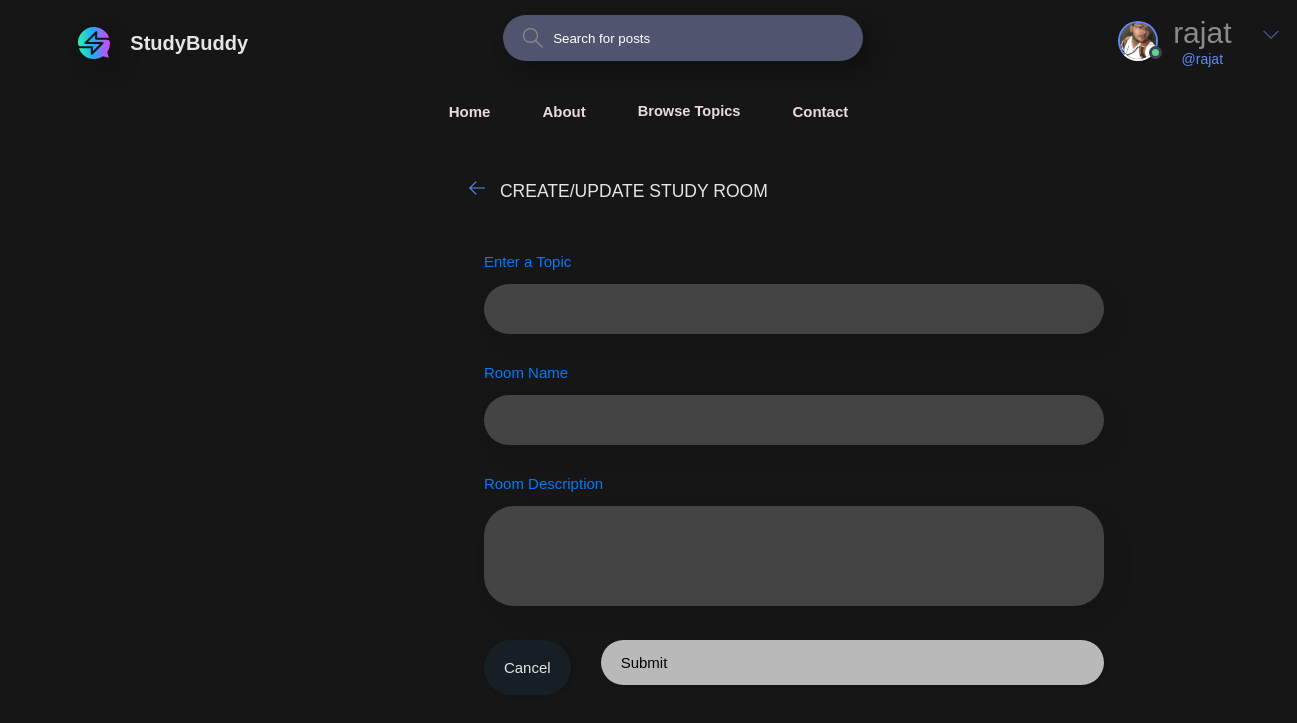
The page /create-room/ (signed in) on the database its author committed.
### base/models.py (models this page shows)
class User(AbstractUser):
    name = models.CharField(max_length=200, null=True)
    email = models.EmailField(unique=True, null=True)
    bio = models.TextField(null=True)
    avatar = models.ImageField(null=True, default="avatar.svg")
    USERNAME_FIELD = 'email'
    REQUIRED_FIELDS = []

### base/views.py (the view, shortened to what this page needs)
# urls.py: path('create-room/', views.createRoom, name="create-room"),
@login_required(login_url='login')
def createRoom(request):
    form = RoomForm()
    topics = Topic.objects.all()
    context = {'form': form, 'topics': topics}
    return render(request, 'base/room_form.html', context)

### base/forms.py
class RoomForm(ModelForm):
    class Meta:
        model = Room
        fields = '__all__'
        exclude = ['host', 'participants']

### base/templates/base/room_form.html (shortened to what this page needs)
{% extends 'main.html' %}
{% block content %}
<main class="create-room layout">
  <div class="container">
    <div class="layout__box">
      <div class="layout__boxHeader">
        <div class="layout__boxTitle">
          <a href="{{request.META.HTTP_REFERER}}">
            <svg version="1.1" xmlns="http://www.w3.org/2000/svg" width="32" height="32" viewBox="0 0 32 32">
              <title>arrow-left</title>
              <path
                d="M13.723 2.286l-13.723 13.714 13.719 13.714 1.616-1.611-10.96-10.96h27.625v-2.286h-27.625l10.965-10.965-1.616-1.607z">
              </path>
            </svg>
          </a>
          <h3>Create/Update Study Room</h3>
        </div>
      </div>
      <div class="layout__body">
        <form class="form" action="" method="POST">
          <div class="form__group">
            <label for="room_topic">Enter a Topic</label>
            <input required type="text" value="{{room.topic.name}}" name="topic" list="topic-list" />
          </div>
          <div class="form__group">
            <label for="room_name">Room Name</label>
            {{form.name}}
          </div>
          <div class="form__group">
            <label for="room_description">Room Description</label>
            {{form.description}}
          </div>
          <div class="form__action">
            <a class="btn btn--dark" href="{{request.META.HTTP_REFERER}}">Cancel</a>
            <button class="btn btn--main" type="submit">Submit</button>
          </div>
        </form>
      </div>
    </div>
  </div>
</main>
{% endblock content %}

### templates/navbar.html (shortened to what this page needs)
{% load static %}
<header class="header header--loggedIn">
    <div class="container">
        <a class="header__logo">
            <img src="{% static 'images/logo.svg' %}" />
            <h1>StudyBuddy</h1>
        </a>
        <form class="header__search" method="GET" action="{% url 'home' %}">
            <label>
                <input name="q" placeholder="Search for posts" />
            </label>
        </form>
        <nav class="header__menu">
            {% if request.user.is_authenticated %}
            <div class="header__user">
                <a href="{% url 'update-user' %}">
                    <div class="avatar avatar--medium active">
                        <img src="{{request.user.avatar.url}}" />
                    </div>
                    <p>{{request.user.username}} <span>@{{request.user.username}}</span></p>
                </a>
                <button class="dropdown-button">
                    <svg version="1.1" xmlns="http://www.w3.org/2000/svg" width="32" height="32" viewBox="0 0 32 32">
                        <title>chevron-down</title>
                        <path d="M16 21l-13-13h-3l16 16 16-16h-3l-13 13z"></path>
                    </svg>
                </button>
            </div>
            {% else %}
            <a href="{% url 'login' %}" class="login-button">
                <img src="{% static 'images/avatar.svg' %}" class="avatar-image" />
                <p><b>Login</b></p>
            </a>
            {% endif %}
        </nav>
    </div>
</header>

### rows shown on the page
User: user.avatar (picture), user.username "rajat"
